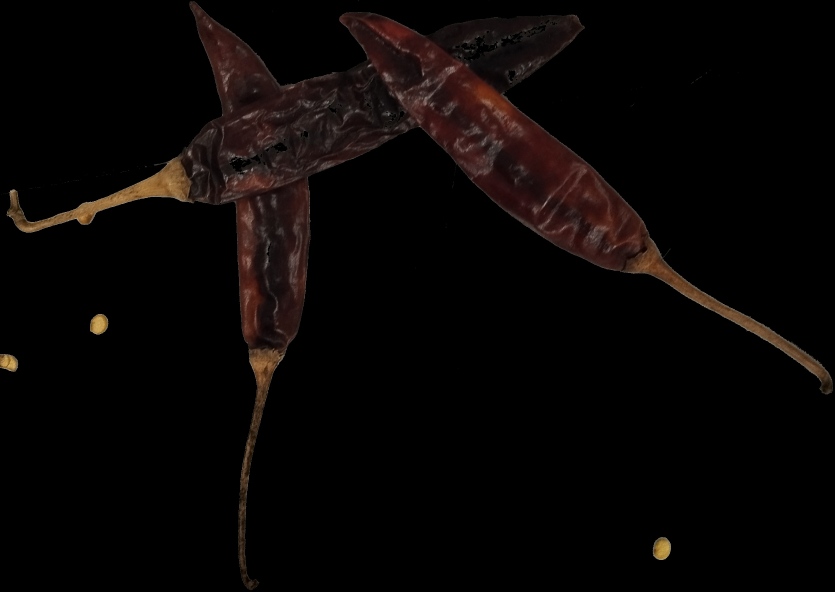
#> input picture Main_project/test_data/5.jpg, 2503 x 1775 px, found by its file name (shown at 1/3 size)
$ python Test02.py
#> lines starting #> are read from the running program, lines starting #| are printed output that depends on the picture; after the words box and inside, x2 and y2 are one past the last pixel; in counts of white or black regions, pixels touching at a corner belong together
#> further down, imgo is the input picture: shape (1775, 2503, 3); mean B, G, R 4.6, 5.5, 8.9
### Main_project/image_opener.py
import cv2 as cv
from matplotlib import image
import numpy as np
import os


# resizing images but also saving it ratio
def resizeimg(img, size, interpolation = cv.INTER_CUBIC):
#> called with size = 700, interpolation = 2
  h, w = img.shape[:2]
#> h = 1775; w = 2503
  c = None if len(img.shape) < 3 else img.shape[2]
#> c = 3
  if h == w: return cv.resize(img, (size, size), interpolation)
  if h > w: dif = h
  else:     dif = w
#> dif = 2503
  x_pos = int((dif - w)/2.)
#> x_pos = 0
  y_pos = int((dif - h)/2.)
#> y_pos = 364
  if c is None:
    mask = np.zeros((dif, dif), dtype=img.dtype)
    mask[y_pos:y_pos+h, x_pos:x_pos+w] = img[:h, :w]
  else:
    mask = np.zeros((dif, dif, c), dtype=img.dtype)
    mask[y_pos:y_pos+h, x_pos:x_pos+w, :] = img[:h, :w, :]
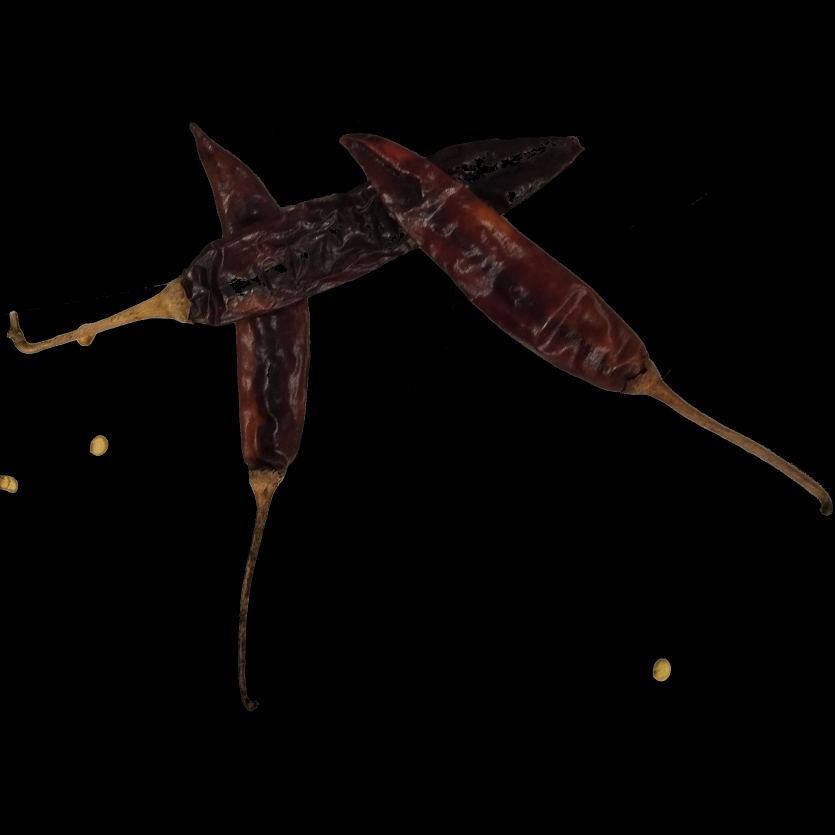
#> mask: shape (2503, 2503, 3) (shown at 1/3 size); mean B, G, R 3.3, 3.9, 6.3
  return cv.resize(mask, (size, size), interpolation)
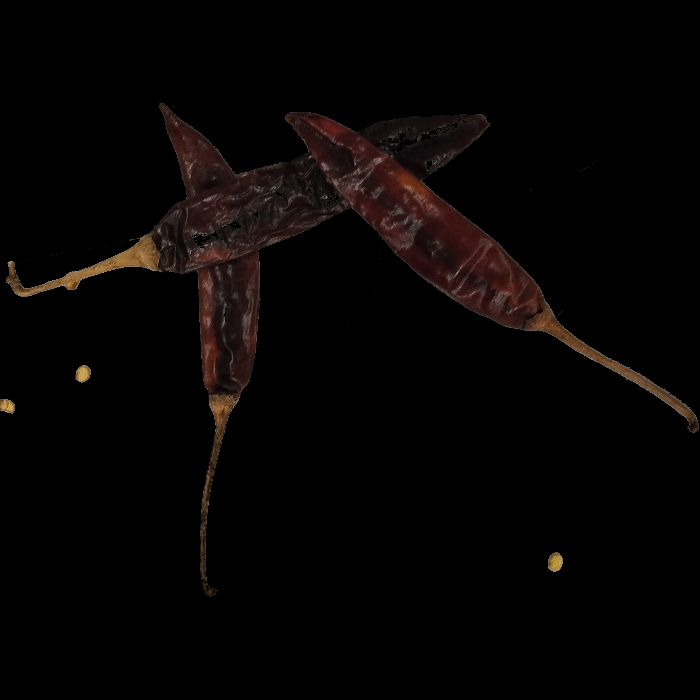
#> returned value: shape (700, 700, 3); mean of channels 0, 1, 2 3.3, 3.9, 6.3; drawn as B, G, R


#open all the images in a folder
# [20 lines left out: functions allimg, load_images_from_folder, not called in this run]

### Main_project/Test02.py
from re import M
from anyio import connect_unix
import cv2 as cv
import numpy as np
import matplotlib.pyplot as plt
from skimage.filters import meijering
from skimage.measure import find_contours
import image_opener as ip
imgo = cv.imread(r"Main_project\test_data\5.jpg")
img = ip.resizeimg(imgo, 700)
imggr = cv.cvtColor(img, cv.COLOR_BGR2GRAY)
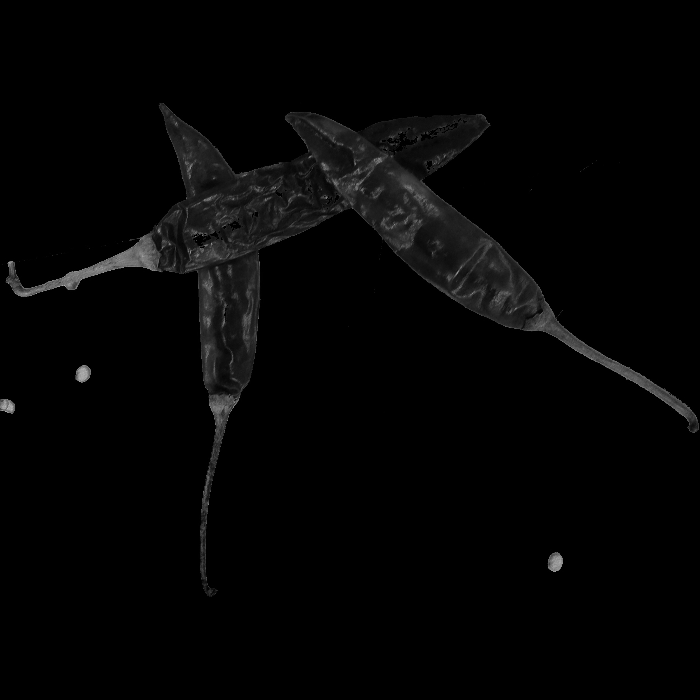
#> imggr: shape (700, 700); min 0, max 185, mean 4.5
imggr = cv.GaussianBlur(imggr, (7, 7), 0)
# imggr = cv.adaptiveThreshold(imggr, 255, cv.ADAPTIVE_THRESH_GAUSSIAN_C, cv.THRESH_BINARY, 11, 2)
# imggr = cv.dilate(imggr, None, iterations=4)

cv.imshow("window",img)

# # meijering
meijering_color = meijering(imggr, sigmas=range(1, 10, 2), alpha=None, black_ridges=True, mode='reflect', cval=0)
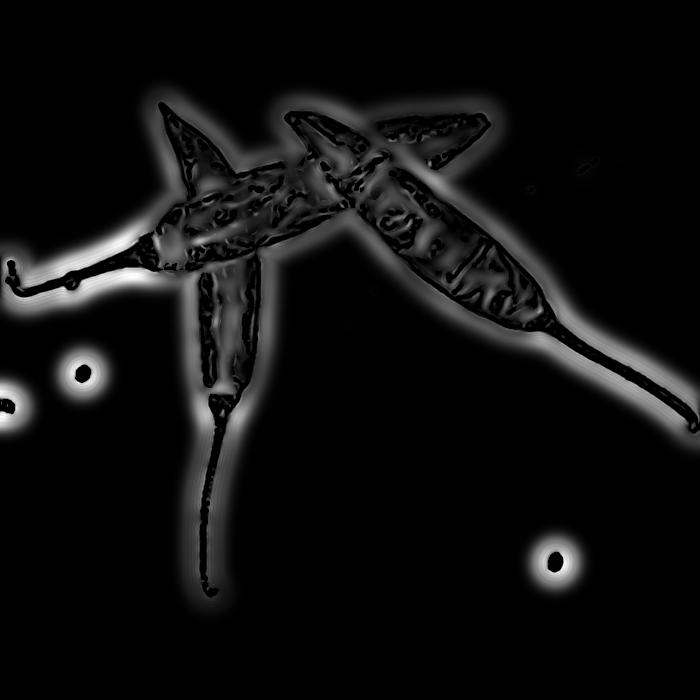
#> meijering_color: shape (700, 700) float64; min 0, max 1, mean 0.058


cv.imshow("window",meijering_color)

# meijering_color = meijering_color[:,:,0]


count = find_contours(meijering_color, 0.17)
#> count = 199 point arrays, longest 2921 points
# count, _ = cv.findContours(meijering_color, cv.RETR_TREE, cv.CHAIN_APPROX_SIMPLE)

# # Display the image and plot all contours found
fig, ax = plt.subplots()
ax.imshow(imggr, cmap=plt.cm.gray)

for contour in count:
    if  len(contour) > 500:
        ax.plot(contour[:, 1], contour[:, 0], linewidth=2)
    # ax.plot(contour[:, 1], contour[:, 0], linewidth=2)

ax.axis('image')
ax.set_xticks([])
ax.set_yticks([])
plt.show()
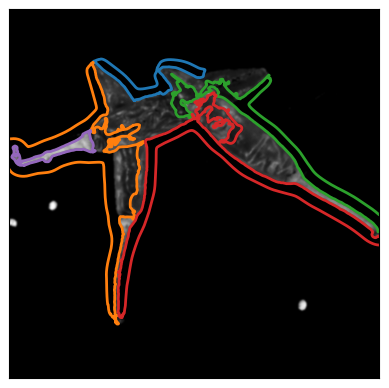
#> figure drawn by matplotlib, 1 panel
cv.drawContours(img, count, -1, (0,255,0), 3)
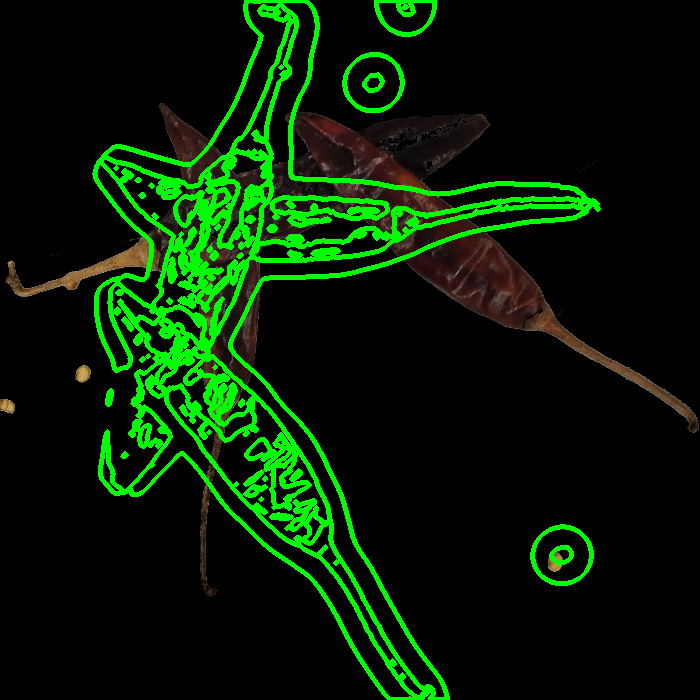
#> img: shape (700, 700, 3); 9.96% of pixels changed, all inside (x1, y1, x2, y2) = (92, 0, 601, 700)


cv.imshow("contours",img)


cv.waitKey(0)

$ run again, with Main_project/test_data/1.jpg copied over Main_project/test_data/5.jpg
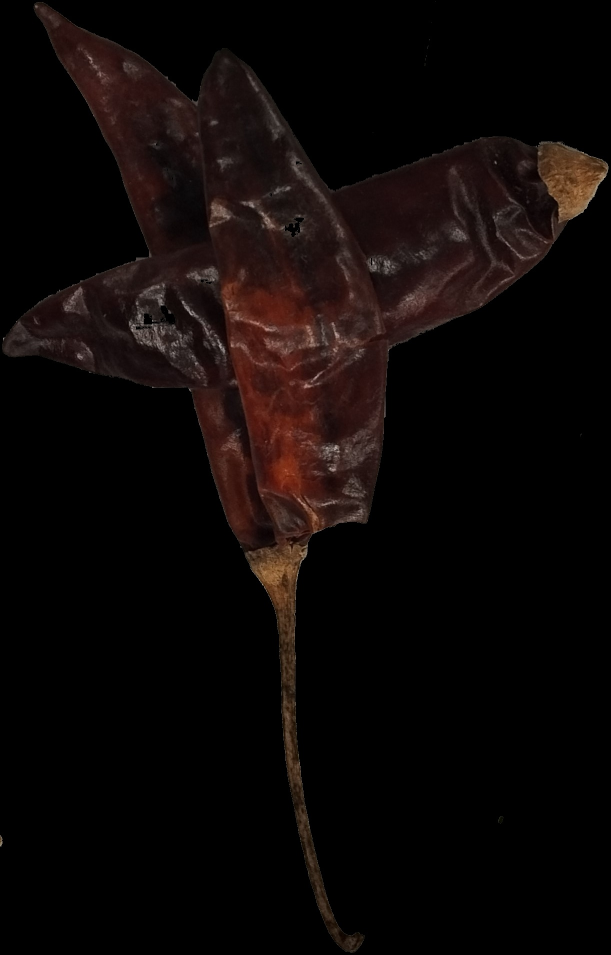
#> input picture Main_project/test_data/1.jpg, 1222 x 1910 px, found by its file name (shown at 1/2 size)
#> imgo is the input picture: shape (1910, 1222, 3); mean B, G, R 6.5, 7.5, 12.8
#> `meijering_color = meijering(imggr, sigmas=range(1, 10, 2), alpha=None,..`:
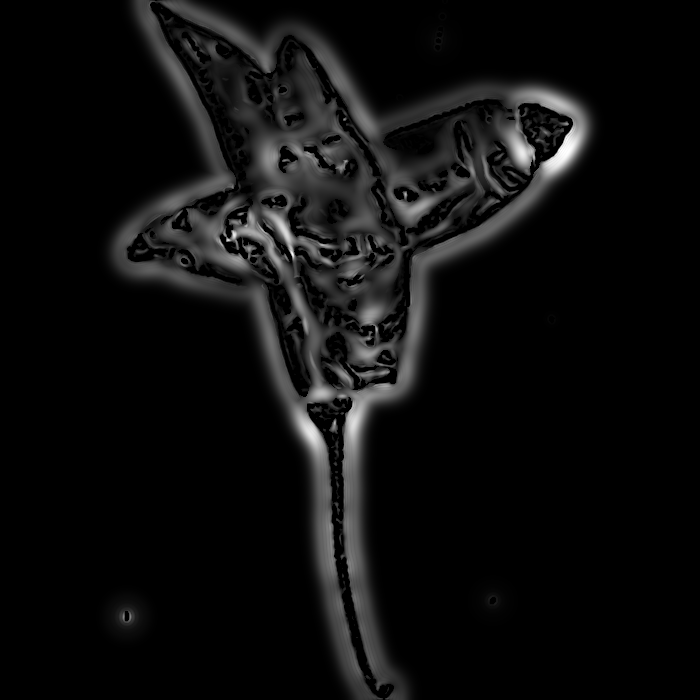
#> meijering_color: shape (700, 700) float64; min 0, max 1, mean 0.0551
#> count = 206 point arrays, longest 6346 points
#> `cv.drawContours(img, count, -1, (0,255,0), 3)`:
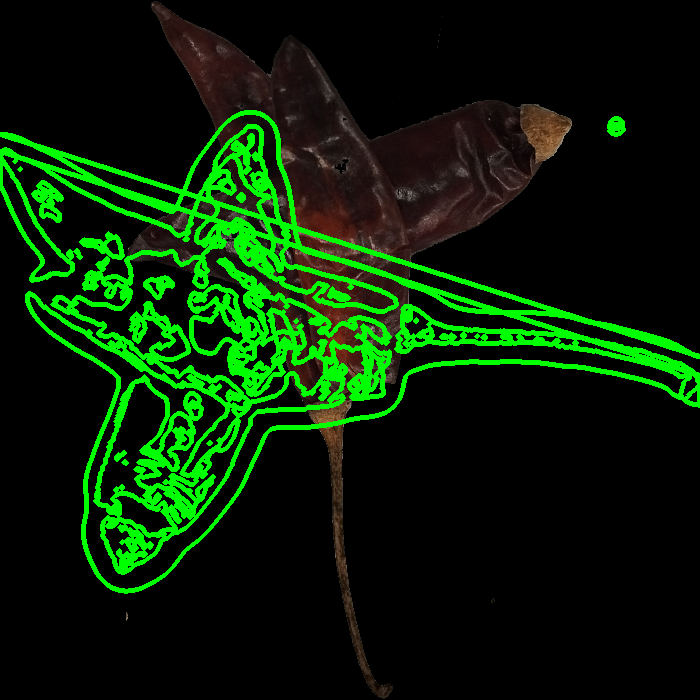
#> img: shape (700, 700, 3); mean B, G, R 3.3, 34, 6.4

$ run again, with Main_project/test_data/2.jpg copied over Main_project/test_data/5.jpg
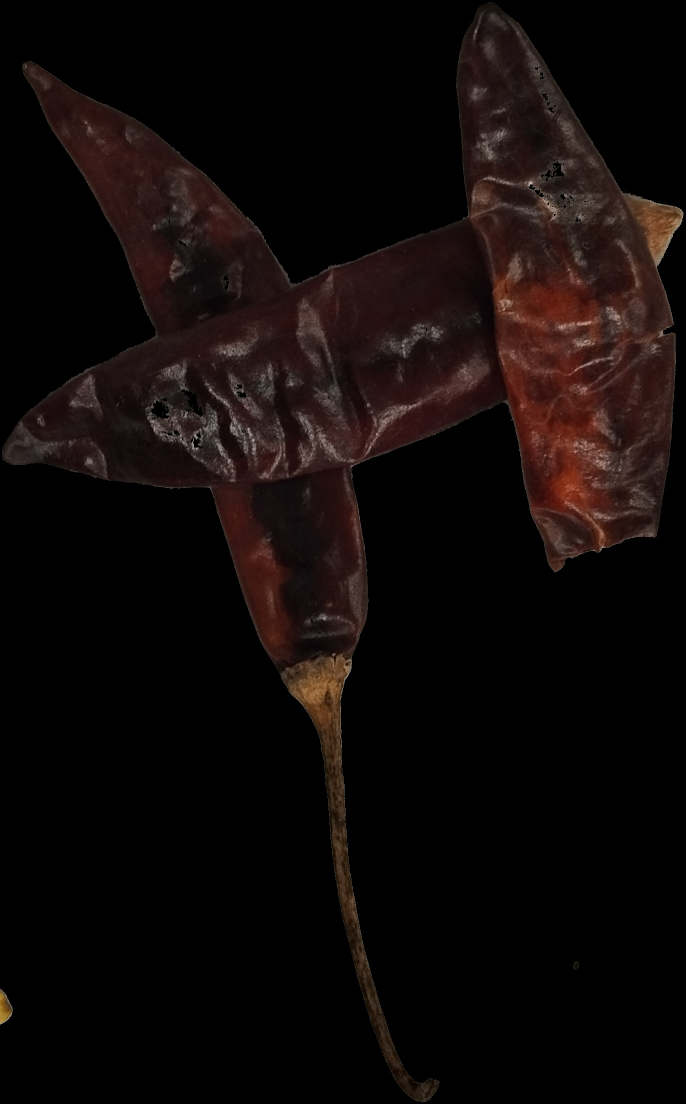
#> input picture Main_project/test_data/2.jpg, 1372 x 2208 px, found by its file name (shown at 1/2 size)
#> imgo is the input picture: shape (2208, 1372, 3); mean B, G, R 7.8, 8.8, 15
#> `meijering_color = meijering(imggr, sigmas=range(1, 10, 2), alpha=None,..`:
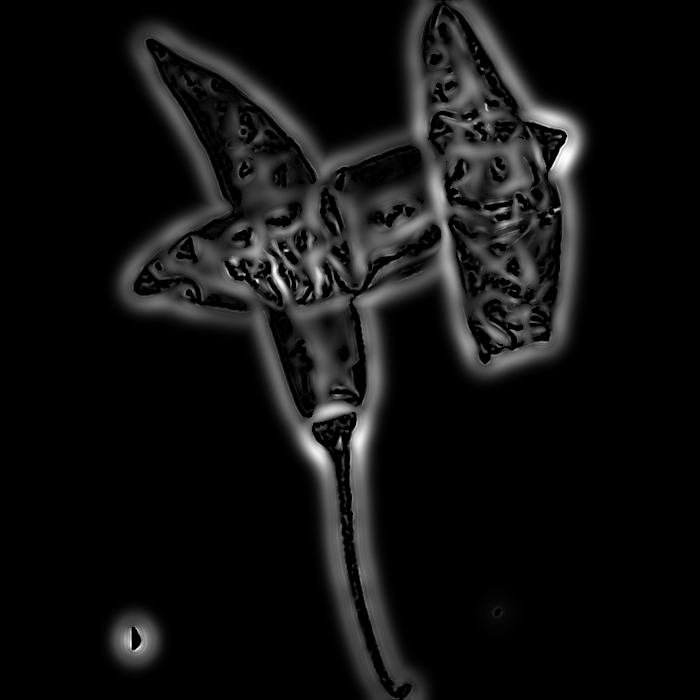
#> meijering_color: shape (700, 700) float64; min 0, max 1, mean 0.0666
#> count = 212 point arrays, longest 3286 points
#> `cv.drawContours(img, count, -1, (0,255,0), 3)`:
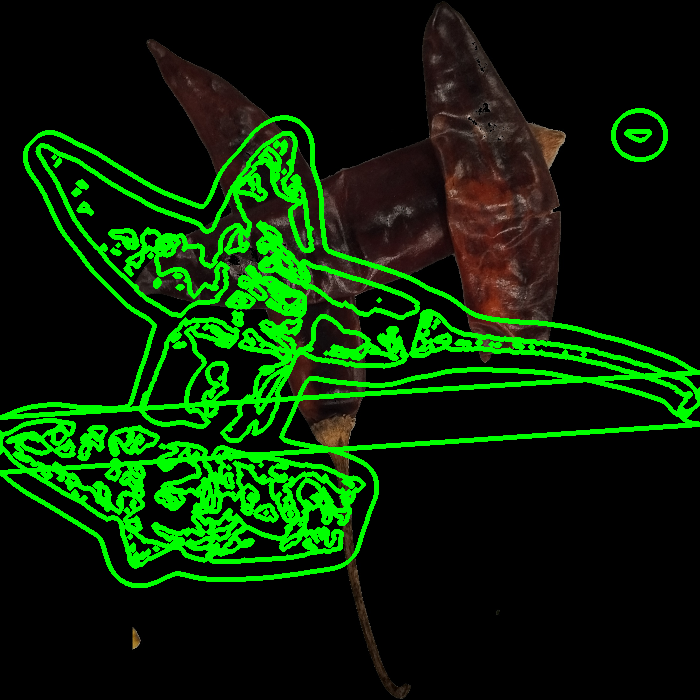
#> img: shape (700, 700, 3); mean B, G, R 4, 38.7, 7.8

$ run again, with Main_project/test_data/3.jpg copied over Main_project/test_data/5.jpg
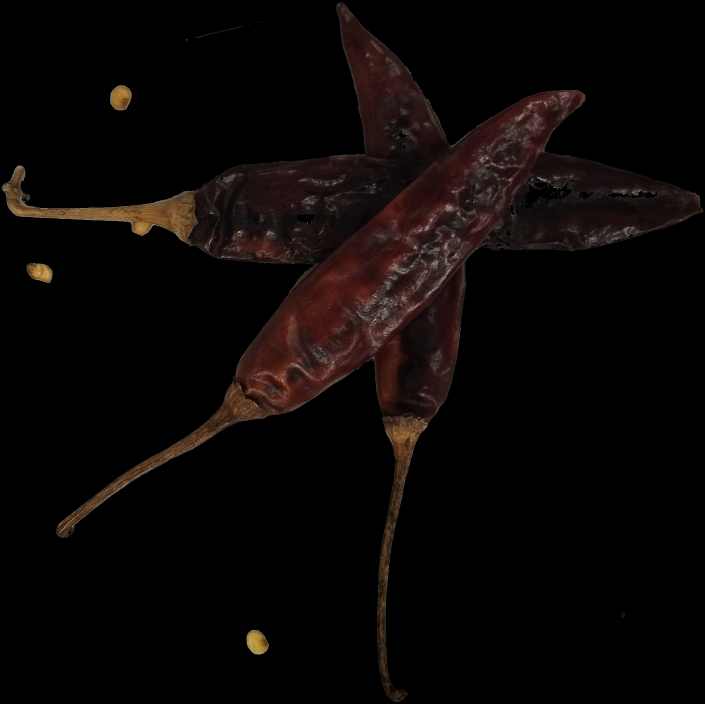
#> input picture Main_project/test_data/3.jpg, 2114 x 2111 px, found by its file name (shown at 1/3 size)
#> imgo is the input picture: shape (2111, 2114, 3); mean B, G, R 5.4, 6.4, 10.4
#> `meijering_color = meijering(imggr, sigmas=range(1, 10, 2), alpha=None,..`:
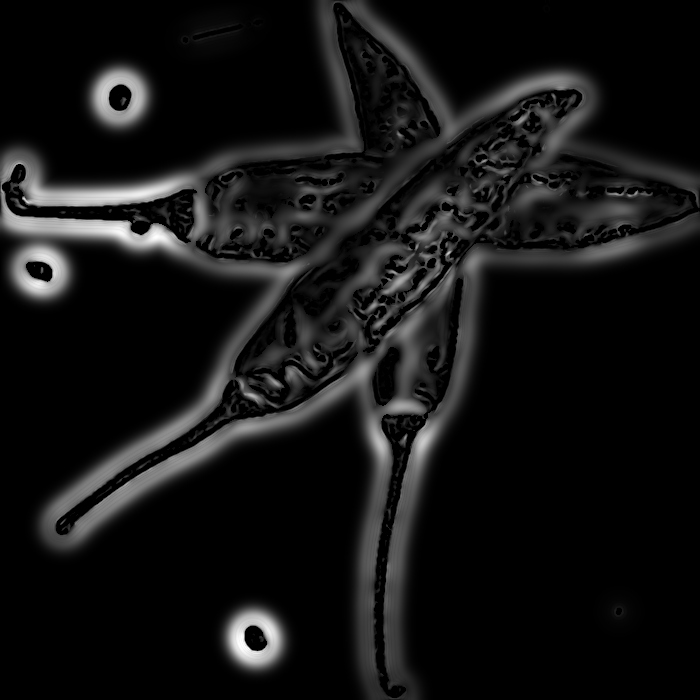
#> meijering_color: shape (700, 700) float64; min 0, max 1, mean 0.0804
#> count = 293 point arrays, longest 5335 points
#> `cv.drawContours(img, count, -1, (0,255,0), 3)`:
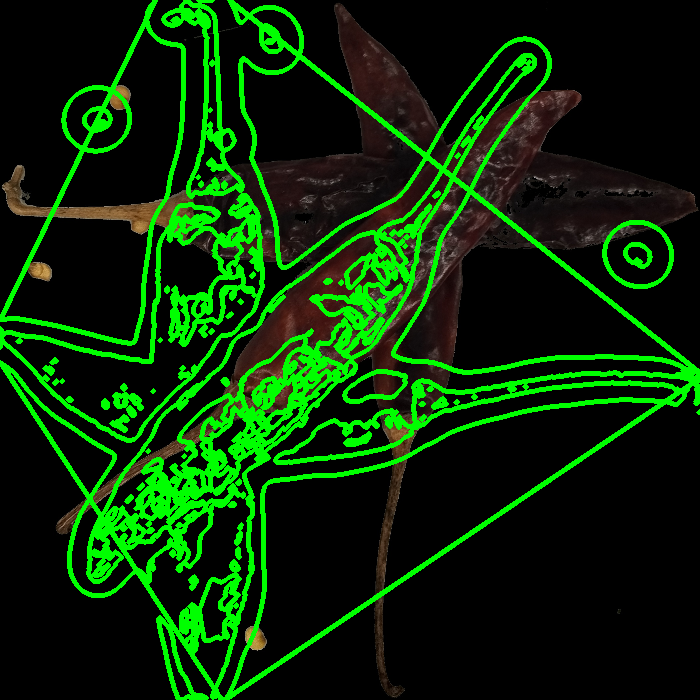
#> img: shape (700, 700, 3); mean B, G, R 4.1, 44.3, 7.7
